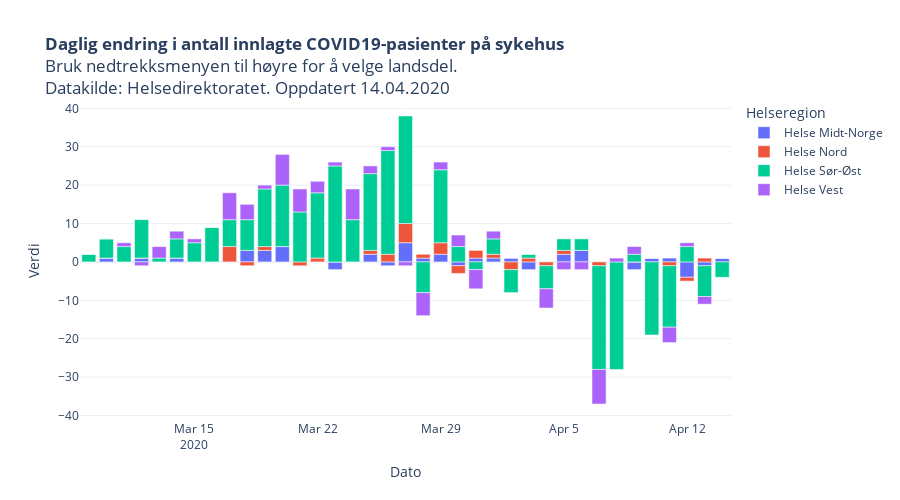

This figure's notebook cell:
### Code cell
foretak = [i for i in innlagte["Helseregion"].dropna().unique()]
foretak.sort()

fig = px.bar(innlagte, x='Dato', y='Verdi',
             category_orders={"Helseregion": foretak},
             title = "<b>Daglig endring i antall innlagte COVID19-pasienter på sykehus</b><br>Bruk nedtrekksmenyen til høyre for å velge landsdel.<br>Datakilde: Helsedirektoratet. Oppdatert "+datetime.today().strftime('%d.%m.%Y'),
             color='Helseregion',
             height=500,
             hover_name="Helseregion",
             template = "plotly_white",
             barmode='relative',
             labels = {"variable": "Dato", "value": "Nye tilfeller"}    
            )


fig.show()

### Figure 1 — Plotly figure (JSON) as saved in the notebook; plotly's stock layout.template omitted (floating-point values rounded to 4 significant figures)
{"data": [{"alignmentgroup": "True", "hoverlabel": {"namelength": 0}, "hovertemplate": "<b>%{hovertext}</b><br><br>Helseregion=Helse Midt-Norge<br>Dato=%{x}<br>Verdi=%{y}", "hovertext": ["Helse Midt-Norge", "Helse Midt-Norge", "Helse Midt-Norge", "Helse Midt-Norge", "Helse Midt-Norge", "Helse Midt-Norge", "Helse Midt-Norge", "Helse Midt-Norge", "Helse Midt-Norge", "Helse Midt-Norge", "Helse Midt-Norge", "Helse Midt-Norge", "Helse Midt-Norge", "Helse Midt-Norge", "Helse Midt-Norge", "Helse Midt-Norge", "Helse Midt-Norge", "Helse Midt-Norge", "Helse Midt-Norge", "Helse Midt-Norge", "Helse Midt-Norge", "Helse Midt-Norge", "Helse Midt-Norge", "Helse Midt-Norge", "Helse Midt-Norge", "Helse Midt-Norge", "Helse Midt-Norge", "Helse Midt-Norge", "Helse Midt-Norge", "Helse Midt-Norge", "Helse Midt-Norge", "Helse Midt-Norge", "Helse Midt-Norge", "Helse Midt-Norge", "Helse Midt-Norge", "Helse Midt-Norge", "Helse Midt-Norge"], "legendgroup": "Helse Midt-Norge", "marker": {"color": "#636efa"}, "name": "Helse Midt-Norge", "offsetgroup": "Helse Midt-Norge", "orientation": "v", "showlegend": true, "textposition": "auto", "type": "bar", "x": ["2020-03-09 00:00:00", "2020-03-10 00:00:00", "2020-03-11 00:00:00", "2020-03-12 00:00:00", "2020-03-13 00:00:00", "2020-03-14 00:00:00", "2020-03-15 00:00:00", "2020-03-16 00:00:00", "2020-03-17 00:00:00", "2020-03-18 00:00:00", "2020-03-19 00:00:00", "2020-03-20 00:00:00", "2020-03-21 00:00:00", "2020-03-22 00:00:00", "2020-03-23 00:00:00", "2020-03-24 00:00:00", "2020-03-25 00:00:00", "2020-03-26 00:00:00", "2020-03-27 00:00:00", "2020-03-28 00:00:00", "2020-03-29 00:00:00", "2020-03-30 00:00:00", "2020-03-31 00:00:00", "2020-04-01 00:00:00", "2020-04-02 00:00:00", "2020-04-03 00:00:00", "2020-04-04 00:00:00", "2020-04-05 00:00:00", "2020-04-06 00:00:00", "2020-04-07 00:00:00", "2020-04-08 00:00:00", "2020-04-09 00:00:00", "2020-04-10 00:00:00", "2020-04-11 00:00:00", "2020-04-12 00:00:00", "2020-04-13 00:00:00", "2020-04-14 00:00:00"], "xaxis": "x", "y": [0, 1, 0, 1, 0, 1, 0, 0, 0, 3, 3, 4, 0, 0, -2, 0, 2, -1, 5, 1, 2, -1, 1, 1, 1, -2, 0, 2, 3, 0, 0, -2, 1, 1, -4, -1, 1], "yaxis": "y"}, {"alignmentgroup": "True", "hoverlabel": {"namelength": 0}, "hovertemplate": "<b>%{hovertext}</b><br><br>Helseregion=Helse Nord<br>Dato=%{x}<br>Verdi=%{y}", "hovertext": ["Helse Nord", "Helse Nord", "Helse Nord", "Helse Nord", "Helse Nord", "Helse Nord", "Helse Nord", "Helse Nord", "Helse Nord", "Helse Nord", "Helse Nord", "Helse Nord", "Helse Nord", "Helse Nord", "Helse Nord", "Helse Nord", "Helse Nord", "Helse Nord", "Helse Nord", "Helse Nord", "Helse Nord", "Helse Nord", "Helse Nord", "Helse Nord", "Helse Nord", "Helse Nord", "Helse Nord", "Helse Nord", "Helse Nord", "Helse Nord", "Helse Nord", "Helse Nord", "Helse Nord", "Helse Nord", "Helse Nord", "Helse Nord", "Helse Nord"], "legendgroup": "Helse Nord", "marker": {"color": "#EF553B"}, "name": "Helse Nord", "offsetgroup": "Helse Nord", "orientation": "v", "showlegend": true, "textposition": "auto", "type": "bar", "x": ["2020-03-09 00:00:00", "2020-03-10 00:00:00", "2020-03-11 00:00:00", "2020-03-12 00:00:00", "2020-03-13 00:00:00", "2020-03-14 00:00:00", "2020-03-15 00:00:00", "2020-03-16 00:00:00", "2020-03-17 00:00:00", "2020-03-18 00:00:00", "2020-03-19 00:00:00", "2020-03-20 00:00:00", "2020-03-21 00:00:00", "2020-03-22 00:00:00", "2020-03-23 00:00:00", "2020-03-24 00:00:00", "2020-03-25 00:00:00", "2020-03-26 00:00:00", "2020-03-27 00:00:00", "2020-03-28 00:00:00", "2020-03-29 00:00:00", "2020-03-30 00:00:00", "2020-03-31 00:00:00", "2020-04-01 00:00:00", "2020-04-02 00:00:00", "2020-04-03 00:00:00", "2020-04-04 00:00:00", "2020-04-05 00:00:00", "2020-04-06 00:00:00", "2020-04-07 00:00:00", "2020-04-08 00:00:00", "2020-04-09 00:00:00", "2020-04-10 00:00:00", "2020-04-11 00:00:00", "2020-04-12 00:00:00", "2020-04-13 00:00:00", "2020-04-14 00:00:00"], "xaxis": "x", "y": [0, 0, 0, 0, 0, 0, 0, 0, 4, -1, 1, 0, -1, 1, 0, 0, 1, 2, 5, 1, 3, -2, 2, 1, -2, 1, -1, 1, 0, -1, 0, 0, 0, -1, -1, 1, 0], "yaxis": "y"}, {"alignmentgroup": "True", "hoverlabel": {"namelength": 0}, "hovertemplate": "<b>%{hovertext}</b><br><br>Helseregion=Helse Sør-Øst<br>Dato=%{x}<br>Verdi=%{y}", "hovertext": ["Helse Sør-Øst", "Helse Sør-Øst", "Helse Sør-Øst", "Helse Sør-Øst", "Helse Sør-Øst", "Helse Sør-Øst", "Helse Sør-Øst", "Helse Sør-Øst", "Helse Sør-Øst", "Helse Sør-Øst", "Helse Sør-Øst", "Helse Sør-Øst", "Helse Sør-Øst", "Helse Sør-Øst", "Helse Sør-Øst", "Helse Sør-Øst", "Helse Sør-Øst", "Helse Sør-Øst", "Helse Sør-Øst", "Helse Sør-Øst", "Helse Sør-Øst", "Helse Sør-Øst", "Helse Sør-Øst", "Helse Sør-Øst", "Helse Sør-Øst", "Helse Sør-Øst", "Helse Sør-Øst", "Helse Sør-Øst", "Helse Sør-Øst", "Helse Sør-Øst", "Helse Sør-Øst", "Helse Sør-Øst", "Helse Sør-Øst", "Helse Sør-Øst", "Helse Sør-Øst", "Helse Sør-Øst", "Helse Sør-Øst"], "legendgroup": "Helse Sør-Øst", "marker": {"color": "#00cc96"}, "name": "Helse Sør-Øst", "offsetgroup": "Helse Sør-Øst", "orientation": "v", "showlegend": true, "textposition": "auto", "type": "bar", "x": ["2020-03-09 00:00:00", "2020-03-10 00:00:00", "2020-03-11 00:00:00", "2020-03-12 00:00:00", "2020-03-13 00:00:00", "2020-03-14 00:00:00", "2020-03-15 00:00:00", "2020-03-16 00:00:00", "2020-03-17 00:00:00", "2020-03-18 00:00:00", "2020-03-19 00:00:00", "2020-03-20 00:00:00", "2020-03-21 00:00:00", "2020-03-22 00:00:00", "2020-03-23 00:00:00", "2020-03-24 00:00:00", "2020-03-25 00:00:00", "2020-03-26 00:00:00", "2020-03-27 00:00:00", "2020-03-28 00:00:00", "2020-03-29 00:00:00", "2020-03-30 00:00:00", "2020-03-31 00:00:00", "2020-04-01 00:00:00", "2020-04-02 00:00:00", "2020-04-03 00:00:00", "2020-04-04 00:00:00", "2020-04-05 00:00:00", "2020-04-06 00:00:00", "2020-04-07 00:00:00", "2020-04-08 00:00:00", "2020-04-09 00:00:00", "2020-04-10 00:00:00", "2020-04-11 00:00:00", "2020-04-12 00:00:00", "2020-04-13 00:00:00", "2020-04-14 00:00:00"], "xaxis": "x", "y": [2, 5, 4, 10, 1, 5, 5, 9, 7, 8, 15, 16, 13, 17, 25, 11, 20, 27, 28, -8, 19, 4, -2, 4, -6, 1, -6, 3, 3, -27, -28, 2, -19, -16, 4, -8, -4], "yaxis": "y"}, {"alignmentgroup": "True", "hoverlabel": {"namelength": 0}, "hovertemplate": "<b>%{hovertext}</b><br><br>Helseregion=Helse Vest<br>Dato=%{x}<br>Verdi=%{y}", "hovertext": ["Helse Vest", "Helse Vest", "Helse Vest", "Helse Vest", "Helse Vest", "Helse Vest", "Helse Vest", "Helse Vest", "Helse Vest", "Helse Vest", "Helse Vest", "Helse Vest", "Helse Vest", "Helse Vest", "Helse Vest", "Helse Vest", "Helse Vest", "Helse Vest", "Helse Vest", "Helse Vest", "Helse Vest", "Helse Vest", "Helse Vest", "Helse Vest", "Helse Vest", "Helse Vest", "Helse Vest", "Helse Vest", "Helse Vest", "Helse Vest", "Helse Vest", "Helse Vest", "Helse Vest", "Helse Vest", "Helse Vest", "Helse Vest", "Helse Vest"], "legendgroup": "Helse Vest", "marker": {"color": "#ab63fa"}, "name": "Helse Vest", "offsetgroup": "Helse Vest", "orientation": "v", "showlegend": true, "textposition": "auto", "type": "bar", "x": ["2020-03-09 00:00:00", "2020-03-10 00:00:00", "2020-03-11 00:00:00", "2020-03-12 00:00:00", "2020-03-13 00:00:00", "2020-03-14 00:00:00", "2020-03-15 00:00:00", "2020-03-16 00:00:00", "2020-03-17 00:00:00", "2020-03-18 00:00:00", "2020-03-19 00:00:00", "2020-03-20 00:00:00", "2020-03-21 00:00:00", "2020-03-22 00:00:00", "2020-03-23 00:00:00", "2020-03-24 00:00:00", "2020-03-25 00:00:00", "2020-03-26 00:00:00", "2020-03-27 00:00:00", "2020-03-28 00:00:00", "2020-03-29 00:00:00", "2020-03-30 00:00:00", "2020-03-31 00:00:00", "2020-04-01 00:00:00", "2020-04-02 00:00:00", "2020-04-03 00:00:00", "2020-04-04 00:00:00", "2020-04-05 00:00:00", "2020-04-06 00:00:00", "2020-04-07 00:00:00", "2020-04-08 00:00:00", "2020-04-09 00:00:00", "2020-04-10 00:00:00", "2020-04-11 00:00:00", "2020-04-12 00:00:00", "2020-04-13 00:00:00", "2020-04-14 00:00:00"], "xaxis": "x", "y": [0, 0, 1, -1, 3, 2, 1, 0, 7, 4, 1, 8, 6, 3, 1, 8, 2, 1, -1, -6, 2, 3, -5, 2, 0, 0, -5, -2, -2, -9, 1, 2, 0, -4, 1, -2, 0], "yaxis": "y"}], "layout": {"barmode": "relative", "height": 500, "legend": {"title": {"text": "Helseregion"}, "tracegroupgap": 0}, "title": {"text": "<b>Daglig endring i antall innlagte COVID19-pasienter på sykehus</b><br>Bruk nedtrekksmenyen til høyre for å velge landsdel.<br>Datakilde: Helsedirektoratet. Oppdatert 14.04.2020"}, "xaxis": {"anchor": "y", "domain": [0, 1], "title": {"text": "Dato"}}, "yaxis": {"anchor": "x", "domain": [0, 1], "title": {"text": "Verdi"}}}}
